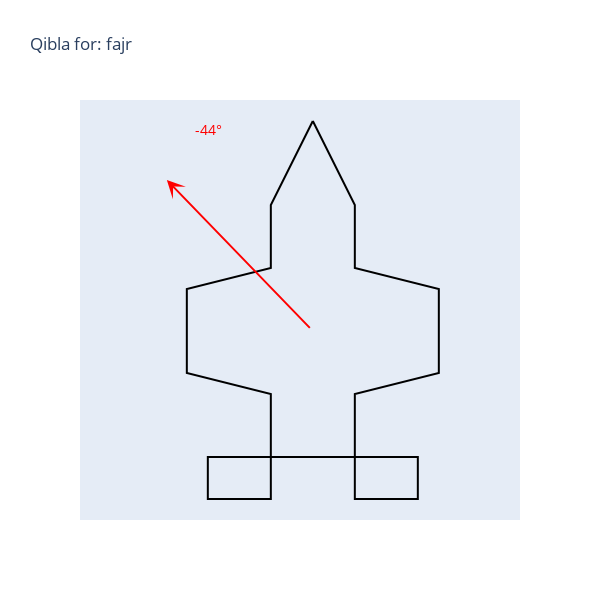
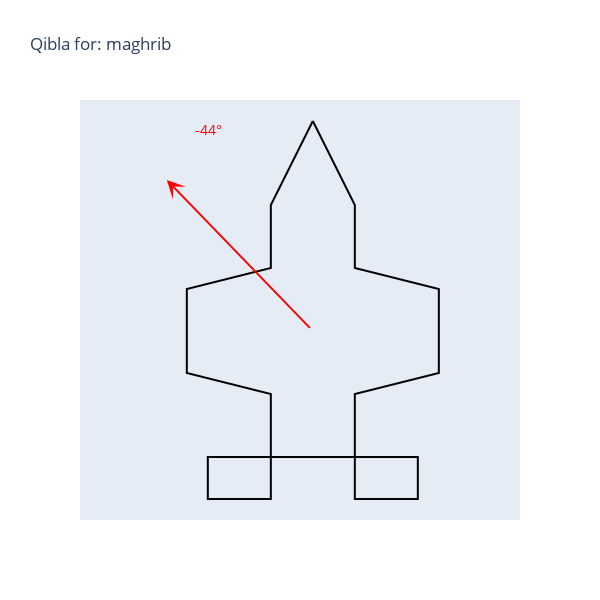
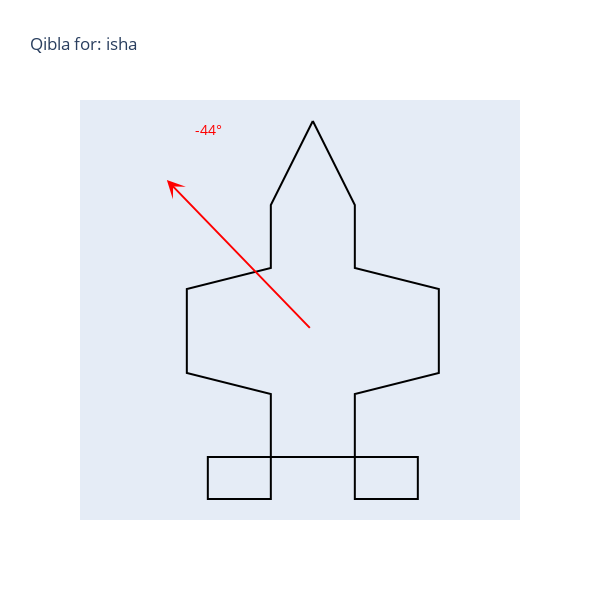
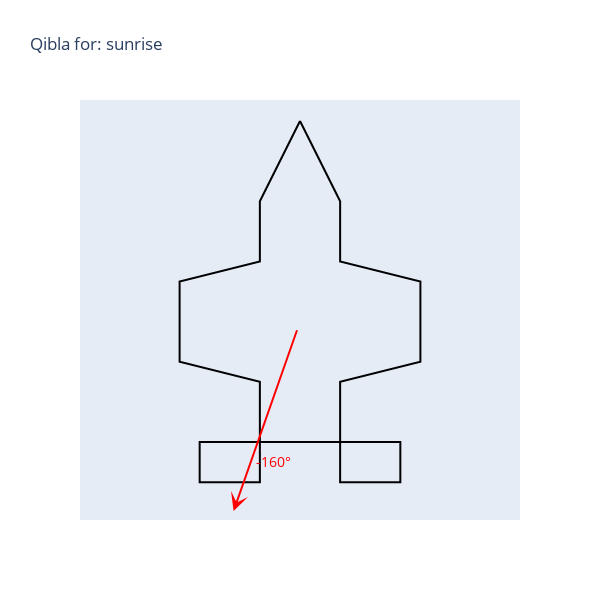

Source (notebook cell) for these figures, in order:
### Code cell
salah_calculator(flightnumber = 'ek241',
                 departure_time = "12:29:00 AM",
                 prayer_method = "Jafari",
                 date = (2025, 8, 5),
                 flight_early = True,
                 debug = True, datalog_index = -1)

### Figure 1 — Plotly figure (JSON) as saved in the notebook; plotly's stock layout.template omitted (floating-point values rounded to 4 significant figures)
{"data": [{"line": {"color": "black", "width": 2}, "mode": "lines", "name": "Plane Outline", "type": "scatter", "x": [0, 0.2, 0.2, 0.6, 0.6, 0.2, 0.2, 0.5, 0.5, 0.2, 0.2, -0.2, -0.2, -0.5, -0.5, -0.2, -0.2, -0.6, -0.6, -0.2, -0.2, 0], "y": [1, 0.6, 0.3, 0.2, -0.2, -0.3, -0.6, -0.6, -0.8, -0.8, -0.6, -0.6, -0.8, -0.8, -0.6, -0.6, -0.3, -0.2, 0.2, 0.3, 0.6, 1]}, {"mode": "text", "showlegend": false, "text": ["-44°"], "textfont": {"color": "red", "size": 14}, "textposition": "top center", "type": "scatter", "x": [-0.4951], "y": [0.9189]}], "layout": {"annotations": [{"arrowcolor": "red", "arrowhead": 3, "arrowsize": 1.5, "arrowwidth": 2, "ax": 0, "axref": "x", "ay": 0, "ayref": "y", "showarrow": true, "x": -0.6951, "xref": "x", "y": 0.7189, "yref": "y"}], "height": 600, "showlegend": false, "title": {"text": "Qibla for: fajr"}, "width": 600, "xaxis": {"autorange": true, "domain": [0, 1], "range": [-1.109, 0.9865], "scaleanchor": "y", "scaleratio": 1, "type": "linear", "visible": false}, "yaxis": {"autorange": true, "domain": [0, 1], "range": [-0.9, 1.1], "type": "linear", "visible": false}}}

### Figure 2 — Plotly figure (JSON) as saved in the notebook; plotly's stock layout.template omitted (floating-point values rounded to 4 significant figures)
{"data": [{"line": {"color": "black", "width": 2}, "mode": "lines", "name": "Plane Outline", "type": "scatter", "x": [0, 0.2, 0.2, 0.6, 0.6, 0.2, 0.2, 0.5, 0.5, 0.2, 0.2, -0.2, -0.2, -0.5, -0.5, -0.2, -0.2, -0.6, -0.6, -0.2, -0.2, 0], "y": [1, 0.6, 0.3, 0.2, -0.2, -0.3, -0.6, -0.6, -0.8, -0.8, -0.6, -0.6, -0.8, -0.8, -0.6, -0.6, -0.3, -0.2, 0.2, 0.3, 0.6, 1]}, {"mode": "text", "showlegend": false, "text": ["-44°"], "textfont": {"color": "red", "size": 14}, "textposition": "top center", "type": "scatter", "x": [-0.4951], "y": [0.9189]}], "layout": {"annotations": [{"arrowcolor": "red", "arrowhead": 3, "arrowsize": 1.5, "arrowwidth": 2, "ax": 0, "axref": "x", "ay": 0, "ayref": "y", "showarrow": true, "x": -0.6951, "xref": "x", "y": 0.7189, "yref": "y"}], "height": 600, "showlegend": false, "title": {"text": "Qibla for: maghrib"}, "width": 600, "xaxis": {"autorange": true, "domain": [0, 1], "range": [-1.109, 0.9865], "scaleanchor": "y", "scaleratio": 1, "type": "linear", "visible": false}, "yaxis": {"autorange": true, "domain": [0, 1], "range": [-0.9, 1.1], "type": "linear", "visible": false}}}

### Figure 3 — Plotly figure (JSON) as saved in the notebook; plotly's stock layout.template omitted (floating-point values rounded to 4 significant figures)
{"data": [{"line": {"color": "black", "width": 2}, "mode": "lines", "name": "Plane Outline", "type": "scatter", "x": [0, 0.2, 0.2, 0.6, 0.6, 0.2, 0.2, 0.5, 0.5, 0.2, 0.2, -0.2, -0.2, -0.5, -0.5, -0.2, -0.2, -0.6, -0.6, -0.2, -0.2, 0], "y": [1, 0.6, 0.3, 0.2, -0.2, -0.3, -0.6, -0.6, -0.8, -0.8, -0.6, -0.6, -0.8, -0.8, -0.6, -0.6, -0.3, -0.2, 0.2, 0.3, 0.6, 1]}, {"mode": "text", "showlegend": false, "text": ["-44°"], "textfont": {"color": "red", "size": 14}, "textposition": "top center", "type": "scatter", "x": [-0.4951], "y": [0.9189]}], "layout": {"annotations": [{"arrowcolor": "red", "arrowhead": 3, "arrowsize": 1.5, "arrowwidth": 2, "ax": 0, "axref": "x", "ay": 0, "ayref": "y", "showarrow": true, "x": -0.6951, "xref": "x", "y": 0.7189, "yref": "y"}], "height": 600, "showlegend": false, "title": {"text": "Qibla for: isha"}, "width": 600, "xaxis": {"autorange": true, "domain": [0, 1], "range": [-1.109, 0.9865], "scaleanchor": "y", "scaleratio": 1, "type": "linear", "visible": false}, "yaxis": {"autorange": true, "domain": [0, 1], "range": [-0.9, 1.1], "type": "linear", "visible": false}}}

### Figure 4 — Plotly figure (JSON) as saved in the notebook; plotly's stock layout.template omitted (floating-point values rounded to 4 significant figures)
{"data": [{"line": {"color": "black", "width": 2}, "mode": "lines", "name": "Plane Outline", "type": "scatter", "x": [0, 0.2, 0.2, 0.6, 0.6, 0.2, 0.2, 0.5, 0.5, 0.2, 0.2, -0.2, -0.2, -0.5, -0.5, -0.2, -0.2, -0.6, -0.6, -0.2, -0.2, 0], "y": [1, 0.6, 0.3, 0.2, -0.2, -0.3, -0.6, -0.6, -0.8, -0.8, -0.6, -0.6, -0.8, -0.8, -0.6, -0.6, -0.3, -0.2, 0.2, 0.3, 0.6, 1]}, {"mode": "text", "showlegend": false, "text": ["-160°"], "textfont": {"color": "red", "size": 14}, "textposition": "top center", "type": "scatter", "x": [-0.131], "y": [-0.7436]}], "layout": {"annotations": [{"arrowcolor": "red", "arrowhead": 3, "arrowsize": 1.5, "arrowwidth": 2, "ax": 0, "axref": "x", "ay": 0, "ayref": "y", "showarrow": true, "x": -0.331, "xref": "x", "y": -0.9436, "yref": "y"}], "height": 600, "showlegend": false, "title": {"text": "Qibla for: sunrise"}, "width": 600, "xaxis": {"autorange": true, "domain": [0, 1], "range": [-1.096, 1.096], "scaleanchor": "y", "scaleratio": 1, "type": "linear", "visible": false}, "yaxis": {"autorange": true, "domain": [0, 1], "range": [-0.9885, 1.105], "type": "linear", "visible": false}}}
